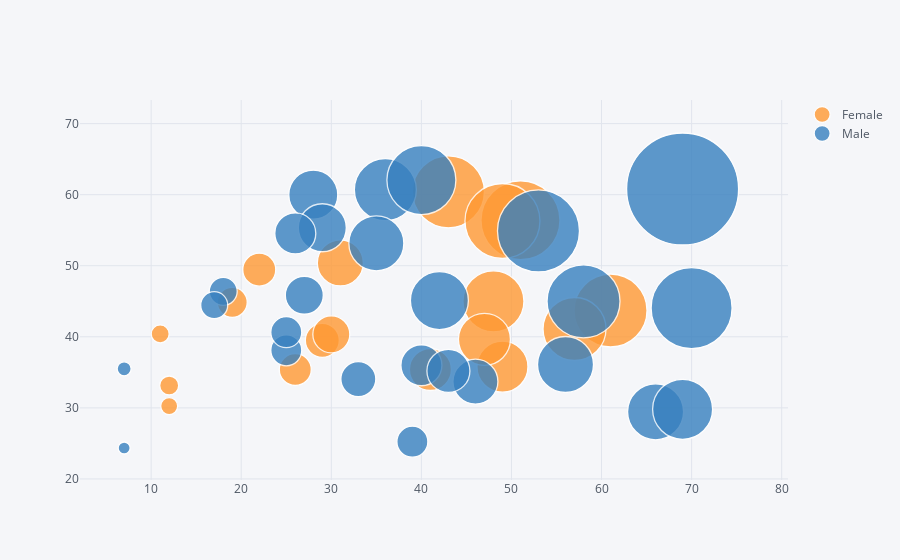

The code cell stored with this chart in its notebook:
### Markdown cell above
# Bubble

### Code cell
data = data.query('PhoneService == "No"')

data.iplot(kind='bubble', x='tenure', y='MonthlyCharges', size='TotalCharges', categories='gender')

### Figure 1 — Plotly figure (JSON) as saved in the notebook; plotly's stock layout.template omitted (floating-point values rounded to 4 significant figures)
{"data": [{"marker": {"color": "rgba(255, 153, 51, 1.0)", "line": {"width": 1.3}, "opacity": 0.8, "size": [18, 19, 51, 30, 79, 61, 34, 42, 73, 72, 37, 33, 63, 32, 17, 46, 52, 75], "symbol": "circle"}, "mode": "markers", "name": "Female", "textfont": {"color": "#4D5663"}, "type": "scatter", "uid": "f51353f0-647f-49cf-8606-11cc0f308c87", "x": [11, 12, 49, 19, 51, 48, 29, 41, 61, 43, 30, 22, 57, 26, 12, 31, 47, 49], "y": [40.4, 33.15, 35.8, 44.85, 56.4, 45, 39.5, 35.4, 43.7, 60.4, 40.35, 49.45, 41.1, 35.4, 30.25, 50.4, 39.65, 56.3]}, {"marker": {"color": "rgba(55, 128, 191, 1.0)", "line": {"width": 1.3}, "opacity": 0.8, "size": [81, 62, 58, 56, 31, 41, 38, 49, 35, 31, 73, 69, 48, 14, 112, 56, 82, 28, 12, 60, 45, 31, 55, 41, 27, 43], "symbol": "circle"}, "mode": "markers", "name": "Male", "textfont": {"color": "#4D5663"}, "type": "scatter", "uid": "4513c8ab-43db-4baf-bae1-72e77f082943", "x": [70, 36, 42, 66, 39, 40, 27, 28, 33, 25, 58, 40, 29, 7, 69, 56, 53, 18, 7, 69, 46, 25, 35, 26, 17, 43], "y": [44.05, 60.7, 45.1, 29.45, 25.25, 36, 45.85, 60, 34.05, 38.1, 45, 62.05, 55.35, 35.5, 60.8, 36.1, 54.9, 46.4, 24.35, 29.8, 33.7, 40.65, 53.15, 54.55, 44.45, 35.2]}], "layout": {"legend": {"bgcolor": "#F5F6F9", "font": {"color": "#4D5663"}}, "paper_bgcolor": "#F5F6F9", "plot_bgcolor": "#F5F6F9", "title": {"font": {"color": "#4D5663"}}, "xaxis": {"gridcolor": "#E1E5ED", "showgrid": true, "tickfont": {"color": "#4D5663"}, "title": {"font": {"color": "#4D5663"}, "text": ""}, "zerolinecolor": "#E1E5ED"}, "yaxis": {"gridcolor": "#E1E5ED", "showgrid": true, "tickfont": {"color": "#4D5663"}, "title": {"font": {"color": "#4D5663"}, "text": ""}, "zerolinecolor": "#E1E5ED"}}}
